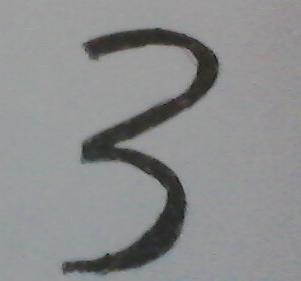
#> input picture KNN/testPic.png, 301 x 281 px; its folder holds only this picture in this run
$ python kNN.py
#> lines starting #> are read from the running program, lines starting #| are printed output that depends on the picture
#!/usr/bin/env python3
# -*- coding: utf-8 -*-
"""
Created on Wed Sep 26 18:34:25 2018

@author: cdz
"""
import numpy as np
import matplotlib.pyplot as plt
import operator
import os
import cv2

#########################################################2.1
# [80 lines left out: functions createDataSet, classify0, file2matrix, autoNorm, classifyPerson, not called in this run]

###################################################### 2.3
def img2vector(filename):
    returnVec=np.zeros((1,1024))
    f=open(filename)
    for i in range(32):
        linStr=f.readline()
        for j in range(32):
            returnVec[0,32*i+j]=int(linStr[j])
    return returnVec


def handwritingClassTest(testPicVex):
    hwLabels = []
    trainingFileList = os.listdir('digits/trainingDigits')           #load the training set
    m = len(trainingFileList)
    trainingMat = np.zeros((m,1024))
    for i in range(m):
        fileNameStr = trainingFileList[i]
        fileStr = fileNameStr.split('.')[0]     #take off .txt
        classNumStr = int(fileStr.split('_')[0])
        hwLabels.append(classNumStr)
        trainingMat[i,:] = img2vector('digits/trainingDigits/%s' % fileNameStr)

    result=classify0(testPicVec,trainingMat,hwLabels,3)
    print('we predict that your number is:',result)
    # the following is used to test the accuracy, acutually I know it is about 98% in test dataset
    '''
    testFileList = os.listdir('digits/testDigits')        #iterate through the test set
    errorCount = 0.0
    mTest = len(testFileList)
    for i in range(mTest):
        fileNameStr = testFileList[i]
        fileStr = fileNameStr.split('.')[0]     #take off .txt
        classNumStr = int(fileStr.split('_')[0])
        vectorUnderTest = img2vector('digits/testDigits/%s' % fileNameStr)
        classifierResult = classify0(vectorUnderTest, trainingMat, hwLabels, 3)
        print ("the classifier came back with: %d, the real answer is: %d" % (classifierResult, classNumStr))
        if (classifierResult != classNumStr): errorCount += 1.0
    print ("\nthe total number of errors is: %d" % errorCount)
    print ("\nthe total error rate is: %f" % (errorCount/float(mTest)))
   '''


# this function is written by me , we can use it to change picture to txt
# attention: you had better cut you picture probably (access to 32x32)
# the threshold is set by watching the value of the picture pixels(you had better use ostu)
def img2txt(imgPath):
#> called with imgPath = 'testPic.png'
    pic=cv2.imread(imgPath,0)
#> pic: shape (281, 301); min 23, max 164, mean 140
    f=open('testPic.txt','w')
    size=(32,32)
    resizePic=cv2.resize(pic,size)
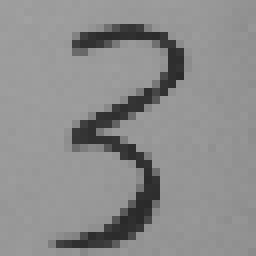
#> resizePic: shape (32, 32) (shown 8 times larger); min 42, max 161, mean 140
    shape=resizePic.shape
#> shape = (32, 32)
    for i in range(shape[0]): #height
        for j in range(shape[1]):
            if resizePic[i,j]<100:
                f.write('1')
            else:
                f.write('0')
        f.write('\n')


#classifyPerson()
img2txt('testPic.png')
testPicVec=img2vector('testPic.txt')
#> (the run stopped early here; a loop or call above may not have finished)
